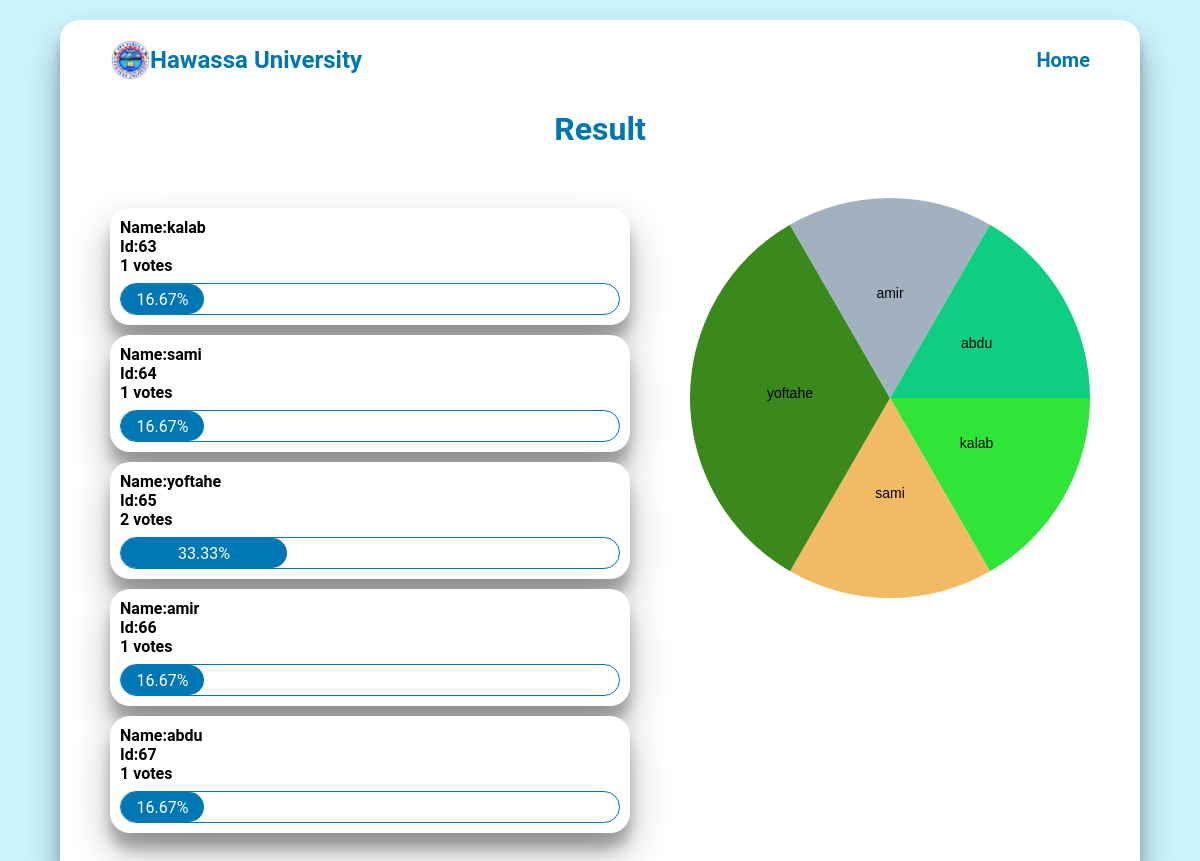
The page /result.php on the database its author committed.
### tables this page shows
CREATE TABLE `candidates` (
  `id` int(11) NOT NULL,
  `name` text NOT NULL
);

### result.php (the view, shortened to what this page needs)
<?php
    $conn = mysqli_connect("localhost", "root", "", "voting_system");
    $sql = "SELECT candidates.id, candidates.name, COUNT(votes.candidate_id) AS vote_count
            FROM candidates
            LEFT JOIN votes ON candidates.id = votes.candidate_id
            GROUP BY candidates.id";
    $result = mysqli_query($conn, $sql);
    $total_votes = 0;
    $data = array();
    $colors = array();
    while ($row = mysqli_fetch_assoc($result)) {
        $total_votes += $row['vote_count'];
        $data[] = $row;
        $colors[] = '#' . substr(md5(rand()), 0, 6);
    }
    ?>
<!DOCTYPE html>
<html>
<head>
    <link rel="stylesheet" href="result.css">
</head>
<body>
    <div class="result">
        <div class="result_h">
            <div class="result_top">
                <img class="result_logo" src="images/logo.png">
                <h2 class="result_inner">Hawassa University</h2>
            </div>
            <div class="result_home">
                <p><a href="logout.php">Home</a></p>
            </div>
        </div>
        <h1 class="r_header">Result</h1>
        <div class="result_body">
            <div class="bar_result">
                <?php
                mysqli_data_seek($result, 0);
                while ($row = mysqli_fetch_assoc($result)) {
                    if($total_votes==0){
                        $message="no votes have been conducted";
                    }else{
                        $percentage = ($row['vote_count'] / $total_votes) * 100;
                    }
                ?>
                    <div class="bar_info">
                        <div class="infos">
                            <p>Name:<?php echo $row['name']; ?></p>
                            <p>Id:<?php echo $row['id']; ?></p>
                            <p> <?php echo $row['vote_count']; ?> votes</p>
                            <?php if(isset($percentage)){$percent = round($percentage, 2);} ?>
                        </div>
                        <div class="bar_parent">
                            <?php if(isset($percent)){?>
                            <div class="bar" style="width:<?php echo $percent; ?>%">
                                <?php echo $percent ?>%
                            </div>
                            <?php }?>
                        </div>
                    </div>
                <?php } ?>
            </div>
            <div>
                <canvas id="myChart" width="400" height="400"></canvas>
            </div>
        </div>
    </div>
    <script>
        const data = <?php echo json_encode($data); ?>;
        const colors = <?php echo json_encode($colors); ?>;
        const total = <?php echo $total_votes; ?>;
        const canvas = document.getElementById('myChart');
        const ctx = canvas.getContext('2d');
        const centerX = canvas.width / 2;
        const centerY = canvas.height / 2;
        const radius = Math.min(centerX, centerY);
        let startAngle = 0;
        for (let i = 0; i < data.length; i++) {
            const percentage = ((data[i].vote_count / total) * 100).toFixed(2);
            const endAngle = startAngle + (2 * Math.PI * data[i].vote_count) / total;
            ctx.beginPath();
            ctx.moveTo(centerX, centerY);
            ctx.arc(centerX, centerY, radius, startAngle, endAngle);
            ctx.fillStyle = colors[i];
            ctx.fill();
            // Display candidate name in the pie chart
            const angle = startAngle + (endAngle - startAngle) / 2;
            const textX = centerX + Math.cos(angle) * (radius / 2);
            const textY = centerY + Math.sin(angle) * (radius / 2);
            ctx.font = '14px Arial';
            ctx.fillStyle = '#000';
            ctx.textAlign = 'center';
            ctx.fillText(data[i].name, textX, textY);
            startAngle = endAngle;
        }
    </script>
</body>
</html>

### result.css (style rules this page uses)
* { margin: 0; }
body { background-color: #CDF5FD; }
.result { margin-top: 20px; margin-bottom: 20px; margin-left:5%; margin-right:5%; background-color: #ffffff; border-radius: 20px; padding: 20px 50px; font-family: 'Roboto', sans-serif; box-shadow: rgba(0, 0, 0, 0.3) 0px 19px 38px, rgba(0, 0, 0, 0.22) 0px 15px 12px; }
.result_h { display: flex; align-items: center; justify-content: space-between; margin-bottom: 30px; }
.result_top { display: flex; align-items: center; }
.result_logo { height: 40px; width:40px; }
.result_inner { color: #0077B5; }
.result_home>p>a { color: #0077B5; font-size: 20px; text-decoration: none; font-weight: bold; }
.r_header { text-align: center; color: #0077B5; margin-bottom: 50px; }
.result_body { display: flex; justify-content:space-between; }
.bar_result { width: 500px; margin-bottom: 30px; }
.bar_info { display: flex; flex-direction: column; background-color:#ffffff; border-radius: 20px; box-shadow: rgba(0, 0, 0, 0.3) 0px 19px 38px, rgba(0, 0, 0, 0.22) 0px 15px 12px; padding: 10px; width:100%; gap:8px; margin-top: 10px; }
.bar_parent { height:30px; border-radius: 20px; border: 1px solid #0077B5; }
.bar { display: flex; align-items: center; justify-content:space-around; height:30px; border-radius: 20px; background-color: #0077B5; color: #ffffff; }
.infos>p { color: black; font-weight: bold; }

### rows shown on the page
candidates: name "kalab", id "63", vote_count "1", percent "16.67"
candidates: name "sami", id "64", vote_count "1", percent "16.67"
candidates: name "yoftahe", id "65", vote_count "2", percent "33.33"
candidates: name "amir", id "66", vote_count "1", percent "16.67"
candidates: name "abdu", id "67", vote_count "1", percent "16.67"

### other values the page prints
chart data {{ json_encode($data) }} [{"id":"63","name":"kalab","vote_count":"1"},{"id":"64","name":"sami","vote_count":"1"},{"id":"65","name":"yoftahe","vote_count":"2"},{"id":"66","name":"amir","vote_count":"1"},{"id":"67","name":"abdu","vote_count":"1"}]
